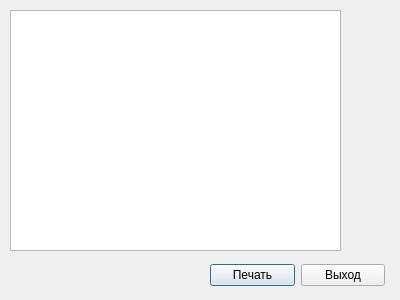
<?xml version="1.0" encoding="UTF-8"?>
<ui version="4.0">
 <class>Print</class>
 <widget class="QDialog" name="Print">
  <property name="geometry">
   <rect>
    <x>0</x>
    <y>0</y>
    <width>400</width>
    <height>300</height>
   </rect>
  </property>
  <property name="windowTitle">
   <string>Dialog</string>
  </property>
  <widget class="QTextEdit" name="textEdit">
   <property name="geometry">
    <rect>
     <x>10</x>
     <y>10</y>
     <width>331</width>
     <height>241</height>
    </rect>
   </property>
   <property name="readOnly">
    <bool>true</bool>
   </property>
  </widget>
  <widget class="QWidget" name="">
   <property name="geometry">
    <rect>
     <x>210</x>
     <y>260</y>
     <width>175</width>
     <height>31</height>
    </rect>
   </property>
   <layout class="QHBoxLayout" name="horizontalLayout">
    <item>
     <widget class="QPushButton" name="PrintButton">
      <property name="text">
       <string>Печать</string>
      </property>
     </widget>
    </item>
    <item>
     <widget class="QPushButton" name="ExitButton">
      <property name="text">
       <string>Выход</string>
      </property>
     </widget>
    </item>
   </layout>
  </widget>
 </widget>
 <resources/>
 <connections>
  <connection>
   <sender>ExitButton</sender>
   <signal>clicked(bool)</signal>
   <receiver>ExitButton</receiver>
   <slot>close()</slot>
   <hints>
    <hint type="sourcelabel">
     <x>331</x>
     <y>274</y>
    </hint>
    <hint type="destinationlabel">
     <x>331</x>
     <y>274</y>
    </hint>
   </hints>
  </connection>
 </connections>
</ui>
